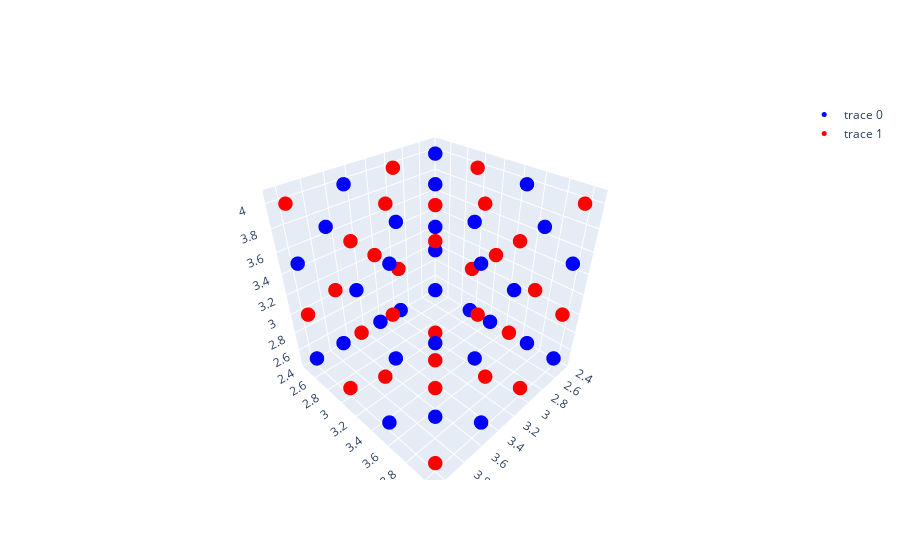

Source (notebook cell):
### Code cell
fig = go.Figure()

scatter = fig.add_trace(go.Scatter3d(
    x=d3_lattice[:,0],
    y=d3_lattice[:,1],
    z=d3_lattice[:,2],
    mode='markers',
    marker = dict(
        size=5,
        color='blue'
    )
))

scatter_io = fig.add_trace(go.Scatter3d(
    x=io_lattice[:,0],
    y=io_lattice[:,1],
    z=io_lattice[:,2],
    mode='markers',
    marker = dict(
        size=5,
        color='red'
    )
))

fig.update_layout(
    scene=dict(
        xaxis=dict(title='', range=[2.4, 4.1]),  
        yaxis=dict(title='', range=[2.4, 4.1]), 
        zaxis=dict(title='', range=[2.4, 4.1])  
    )
)

fig.show()

### Figure 1 — Plotly figure (JSON) as saved in the notebook; plotly's stock layout.template omitted (floating-point values rounded to 4 significant figures; data arrays with more than 128 entries replaced by an {"elided": "..."} marker saying what was removed)
{"data": [{"marker": {"color": "blue", "size": 5}, "mode": "markers", "type": "scatter3d", "x": {"elided": "365 float values"}, "y": {"elided": "365 float values"}, "z": {"elided": "365 float values"}}, {"marker": {"color": "red", "size": 5}, "mode": "markers", "type": "scatter3d", "x": {"elided": "365 float values"}, "y": {"elided": "365 float values"}, "z": {"elided": "365 float values"}}], "layout": {"scene": {"xaxis": {"range": [2.4, 4.1], "title": {"text": ""}}, "yaxis": {"range": [2.4, 4.1], "title": {"text": ""}}, "zaxis": {"range": [2.4, 4.1], "title": {"text": ""}}}}}
